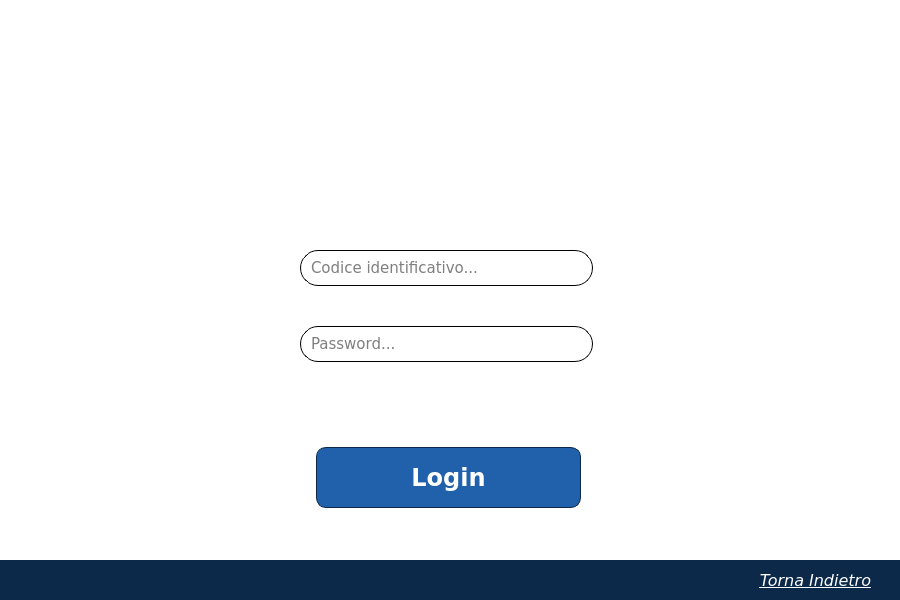
<?xml version="1.0" encoding="UTF-8"?>
<ui version="4.0">
 <class>loginPersonaleMedico</class>
 <widget class="QWidget" name="loginPersonaleMedico">
  <property name="geometry">
   <rect>
    <x>0</x>
    <y>0</y>
    <width>900</width>
    <height>600</height>
   </rect>
  </property>
  <property name="minimumSize">
   <size>
    <width>900</width>
    <height>600</height>
   </size>
  </property>
  <property name="maximumSize">
   <size>
    <width>900</width>
    <height>600</height>
   </size>
  </property>
  <property name="palette">
   <palette>
    <active>
     <colorrole role="Base">
      <brush brushstyle="SolidPattern">
       <color alpha="255">
        <red>255</red>
        <green>255</green>
        <blue>255</blue>
       </color>
      </brush>
     </colorrole>
     <colorrole role="Window">
      <brush brushstyle="SolidPattern">
       <color alpha="255">
        <red>255</red>
        <green>255</green>
        <blue>255</blue>
       </color>
      </brush>
     </colorrole>
    </active>
    <inactive>
     <colorrole role="Base">
      <brush brushstyle="SolidPattern">
       <color alpha="255">
        <red>255</red>
        <green>255</green>
        <blue>255</blue>
       </color>
      </brush>
     </colorrole>
     <colorrole role="Window">
      <brush brushstyle="SolidPattern">
       <color alpha="255">
        <red>255</red>
        <green>255</green>
        <blue>255</blue>
       </color>
      </brush>
     </colorrole>
    </inactive>
    <disabled>
     <colorrole role="Base">
      <brush brushstyle="SolidPattern">
       <color alpha="255">
        <red>255</red>
        <green>255</green>
        <blue>255</blue>
       </color>
      </brush>
     </colorrole>
     <colorrole role="Window">
      <brush brushstyle="SolidPattern">
       <color alpha="255">
        <red>255</red>
        <green>255</green>
        <blue>255</blue>
       </color>
      </brush>
     </colorrole>
    </disabled>
   </palette>
  </property>
  <property name="font">
   <font>
    <family>Verdana</family>
    <pointsize>12</pointsize>
    <weight>75</weight>
    <bold>true</bold>
   </font>
  </property>
  <property name="mouseTracking">
   <bool>false</bool>
  </property>
  <property name="windowTitle">
   <string>Clinica Casa Alfredo</string>
  </property>
  <property name="windowIcon">
   <iconset>
    <normaloff>Immagini/logo_casa_alfredo.png</normaloff>Immagini/logo_casa_alfredo.png</iconset>
  </property>
  <widget class="QLabel" name="logo">
   <property name="geometry">
    <rect>
     <x>60</x>
     <y>30</y>
     <width>141</width>
     <height>161</height>
    </rect>
   </property>
   <property name="text">
    <string/>
   </property>
   <property name="pixmap">
    <pixmap>Immagini/logo_casa_alfredo.png</pixmap>
   </property>
   <property name="scaledContents">
    <bool>true</bool>
   </property>
  </widget>
  <widget class="QLabel" name="titolo">
   <property name="geometry">
    <rect>
     <x>200</x>
     <y>50</y>
     <width>641</width>
     <height>131</height>
    </rect>
   </property>
   <property name="text">
    <string/>
   </property>
   <property name="pixmap">
    <pixmap>Immagini/titolo_casa_alfredo.png</pixmap>
   </property>
   <property name="scaledContents">
    <bool>true</bool>
   </property>
  </widget>
  <widget class="QPushButton" name="login_button">
   <property name="geometry">
    <rect>
     <x>316</x>
     <y>447</y>
     <width>265</width>
     <height>61</height>
    </rect>
   </property>
   <property name="palette">
    <palette>
     <active>
      <colorrole role="WindowText">
       <brush brushstyle="SolidPattern">
        <color alpha="255">
         <red>255</red>
         <green>255</green>
         <blue>255</blue>
        </color>
       </brush>
      </colorrole>
      <colorrole role="Button">
       <brush brushstyle="SolidPattern">
        <color alpha="255">
         <red>33</red>
         <green>97</green>
         <blue>171</blue>
        </color>
       </brush>
      </colorrole>
      <colorrole role="Text">
       <brush brushstyle="SolidPattern">
        <color alpha="255">
         <red>255</red>
         <green>255</green>
         <blue>255</blue>
        </color>
       </brush>
      </colorrole>
      <colorrole role="ButtonText">
       <brush brushstyle="SolidPattern">
        <color alpha="255">
         <red>255</red>
         <green>255</green>
         <blue>255</blue>
        </color>
       </brush>
      </colorrole>
      <colorrole role="Base">
       <brush brushstyle="SolidPattern">
        <color alpha="255">
         <red>33</red>
         <green>97</green>
         <blue>171</blue>
        </color>
       </brush>
      </colorrole>
      <colorrole role="Window">
       <brush brushstyle="SolidPattern">
        <color alpha="255">
         <red>33</red>
         <green>97</green>
         <blue>171</blue>
        </color>
       </brush>
      </colorrole>
     </active>
     <inactive>
      <colorrole role="WindowText">
       <brush brushstyle="SolidPattern">
        <color alpha="255">
         <red>255</red>
         <green>255</green>
         <blue>255</blue>
        </color>
       </brush>
      </colorrole>
      <colorrole role="Button">
       <brush brushstyle="SolidPattern">
        <color alpha="255">
         <red>33</red>
         <green>97</green>
         <blue>171</blue>
        </color>
       </brush>
      </colorrole>
      <colorrole role="Text">
       <brush brushstyle="SolidPattern">
        <color alpha="255">
         <red>255</red>
         <green>255</green>
         <blue>255</blue>
        </color>
       </brush>
      </colorrole>
      <colorrole role="ButtonText">
       <brush brushstyle="SolidPattern">
        <color alpha="255">
         <red>255</red>
         <green>255</green>
         <blue>255</blue>
        </color>
       </brush>
      </colorrole>
      <colorrole role="Base">
       <brush brushstyle="SolidPattern">
        <color alpha="255">
         <red>33</red>
         <green>97</green>
         <blue>171</blue>
        </color>
       </brush>
      </colorrole>
      <colorrole role="Window">
       <brush brushstyle="SolidPattern">
        <color alpha="255">
         <red>33</red>
         <green>97</green>
         <blue>171</blue>
        </color>
       </brush>
      </colorrole>
     </inactive>
     <disabled>
      <colorrole role="WindowText">
       <brush brushstyle="SolidPattern">
        <color alpha="255">
         <red>255</red>
         <green>255</green>
         <blue>255</blue>
        </color>
       </brush>
      </colorrole>
      <colorrole role="Button">
       <brush brushstyle="SolidPattern">
        <color alpha="255">
         <red>33</red>
         <green>97</green>
         <blue>171</blue>
        </color>
       </brush>
      </colorrole>
      <colorrole role="Text">
       <brush brushstyle="SolidPattern">
        <color alpha="255">
         <red>255</red>
         <green>255</green>
         <blue>255</blue>
        </color>
       </brush>
      </colorrole>
      <colorrole role="ButtonText">
       <brush brushstyle="SolidPattern">
        <color alpha="255">
         <red>255</red>
         <green>255</green>
         <blue>255</blue>
        </color>
       </brush>
      </colorrole>
      <colorrole role="Base">
       <brush brushstyle="SolidPattern">
        <color alpha="255">
         <red>33</red>
         <green>97</green>
         <blue>171</blue>
        </color>
       </brush>
      </colorrole>
      <colorrole role="Window">
       <brush brushstyle="SolidPattern">
        <color alpha="255">
         <red>33</red>
         <green>97</green>
         <blue>171</blue>
        </color>
       </brush>
      </colorrole>
     </disabled>
    </palette>
   </property>
   <property name="font">
    <font>
     <pointsize>18</pointsize>
     <weight>75</weight>
     <bold>true</bold>
    </font>
   </property>
   <property name="cursor">
    <cursorShape>PointingHandCursor</cursorShape>
   </property>
   <property name="styleSheet">
    <string notr="true">QPushButton#login_button {
background-color: rgb(33, 97, 171);
border: 1px solid;
border-color: rgb(13, 41, 73);
border-radius: 10px;
color: rgb(255, 255, 255);
}
QPushButton#login_button:pressed {
background-color: rgb(13, 41, 73);
border-color: rgb(33, 97, 171);
color: rgb(200, 200, 200);
}</string>
   </property>
   <property name="text">
    <string>Login</string>
   </property>
  </widget>
  <widget class="QPushButton" name="torna_indietro">
   <property name="geometry">
    <rect>
     <x>730</x>
     <y>565</y>
     <width>171</width>
     <height>31</height>
    </rect>
   </property>
   <property name="palette">
    <palette>
     <active>
      <colorrole role="WindowText">
       <brush brushstyle="SolidPattern">
        <color alpha="255">
         <red>255</red>
         <green>255</green>
         <blue>255</blue>
        </color>
       </brush>
      </colorrole>
      <colorrole role="Button">
       <brush brushstyle="SolidPattern">
        <color alpha="255">
         <red>255</red>
         <green>255</green>
         <blue>255</blue>
        </color>
       </brush>
      </colorrole>
      <colorrole role="Text">
       <brush brushstyle="SolidPattern">
        <color alpha="255">
         <red>255</red>
         <green>255</green>
         <blue>255</blue>
        </color>
       </brush>
      </colorrole>
      <colorrole role="ButtonText">
       <brush brushstyle="SolidPattern">
        <color alpha="255">
         <red>255</red>
         <green>255</green>
         <blue>255</blue>
        </color>
       </brush>
      </colorrole>
      <colorrole role="Base">
       <brush brushstyle="SolidPattern">
        <color alpha="255">
         <red>255</red>
         <green>255</green>
         <blue>255</blue>
        </color>
       </brush>
      </colorrole>
      <colorrole role="Window">
       <brush brushstyle="SolidPattern">
        <color alpha="255">
         <red>255</red>
         <green>255</green>
         <blue>255</blue>
        </color>
       </brush>
      </colorrole>
     </active>
     <inactive>
      <colorrole role="WindowText">
       <brush brushstyle="SolidPattern">
        <color alpha="255">
         <red>255</red>
         <green>255</green>
         <blue>255</blue>
        </color>
       </brush>
      </colorrole>
      <colorrole role="Button">
       <brush brushstyle="SolidPattern">
        <color alpha="255">
         <red>255</red>
         <green>255</green>
         <blue>255</blue>
        </color>
       </brush>
      </colorrole>
      <colorrole role="Text">
       <brush brushstyle="SolidPattern">
        <color alpha="255">
         <red>255</red>
         <green>255</green>
         <blue>255</blue>
        </color>
       </brush>
      </colorrole>
      <colorrole role="ButtonText">
       <brush brushstyle="SolidPattern">
        <color alpha="255">
         <red>255</red>
         <green>255</green>
         <blue>255</blue>
        </color>
       </brush>
      </colorrole>
      <colorrole role="Base">
       <brush brushstyle="SolidPattern">
        <color alpha="255">
         <red>255</red>
         <green>255</green>
         <blue>255</blue>
        </color>
       </brush>
      </colorrole>
      <colorrole role="Window">
       <brush brushstyle="SolidPattern">
        <color alpha="255">
         <red>255</red>
         <green>255</green>
         <blue>255</blue>
        </color>
       </brush>
      </colorrole>
     </inactive>
     <disabled>
      <colorrole role="WindowText">
       <brush brushstyle="SolidPattern">
        <color alpha="255">
         <red>255</red>
         <green>255</green>
         <blue>255</blue>
        </color>
       </brush>
      </colorrole>
      <colorrole role="Button">
       <brush brushstyle="SolidPattern">
        <color alpha="255">
         <red>255</red>
         <green>255</green>
         <blue>255</blue>
        </color>
       </brush>
      </colorrole>
      <colorrole role="Text">
       <brush brushstyle="SolidPattern">
        <color alpha="255">
         <red>255</red>
         <green>255</green>
         <blue>255</blue>
        </color>
       </brush>
      </colorrole>
      <colorrole role="ButtonText">
       <brush brushstyle="SolidPattern">
        <color alpha="255">
         <red>255</red>
         <green>255</green>
         <blue>255</blue>
        </color>
       </brush>
      </colorrole>
      <colorrole role="Base">
       <brush brushstyle="SolidPattern">
        <color alpha="255">
         <red>255</red>
         <green>255</green>
         <blue>255</blue>
        </color>
       </brush>
      </colorrole>
      <colorrole role="Window">
       <brush brushstyle="SolidPattern">
        <color alpha="255">
         <red>255</red>
         <green>255</green>
         <blue>255</blue>
        </color>
       </brush>
      </colorrole>
     </disabled>
    </palette>
   </property>
   <property name="font">
    <font>
     <pointsize>12</pointsize>
     <weight>50</weight>
     <italic>true</italic>
     <bold>false</bold>
     <underline>true</underline>
    </font>
   </property>
   <property name="cursor">
    <cursorShape>PointingHandCursor</cursorShape>
   </property>
   <property name="styleSheet">
    <string notr="true">QPushButton#torna_indietro {
color: rgb(255, 255, 255);
}

QPushButton#torna_indietro:pressed {
background-color: rgb(0, 0, 0, 0);
color: rgb(200, 200, 200);
}</string>
   </property>
   <property name="text">
    <string>Torna Indietro</string>
   </property>
   <property name="flat">
    <bool>true</bool>
   </property>
  </widget>
  <widget class="QLabel" name="banner">
   <property name="geometry">
    <rect>
     <x>0</x>
     <y>560</y>
     <width>901</width>
     <height>41</height>
    </rect>
   </property>
   <property name="styleSheet">
    <string notr="true">background-color: rgb(13, 41, 73);</string>
   </property>
   <property name="text">
    <string/>
   </property>
  </widget>
  <widget class="QLineEdit" name="codice_identificativo">
   <property name="geometry">
    <rect>
     <x>300</x>
     <y>250</y>
     <width>293</width>
     <height>36</height>
    </rect>
   </property>
   <property name="font">
    <font>
     <family>Verdana</family>
     <pointsize>11</pointsize>
     <weight>50</weight>
     <bold>false</bold>
    </font>
   </property>
   <property name="styleSheet">
    <string notr="true">QLineEdit#codice_identificativo{
border: 1px solid;
border-radius: 18px;
padding-left: 8px;
padding-right: 8px;
}</string>
   </property>
   <property name="placeholderText">
    <string>Codice identificativo...</string>
   </property>
  </widget>
  <widget class="QLineEdit" name="password">
   <property name="geometry">
    <rect>
     <x>300</x>
     <y>326</y>
     <width>293</width>
     <height>36</height>
    </rect>
   </property>
   <property name="font">
    <font>
     <family>Verdana</family>
     <pointsize>11</pointsize>
     <weight>50</weight>
     <bold>false</bold>
    </font>
   </property>
   <property name="styleSheet">
    <string notr="true">QLineEdit#password {
border: 1px solid;
border-radius: 18px;
padding-left: 8px;
padding-right: 8px;
}</string>
   </property>
   <property name="echoMode">
    <enum>QLineEdit::Password</enum>
   </property>
   <property name="placeholderText">
    <string>Password...</string>
   </property>
  </widget>
  <widget class="QPushButton" name="occhiello_button">
   <property name="geometry">
    <rect>
     <x>600</x>
     <y>325</y>
     <width>40</width>
     <height>40</height>
    </rect>
   </property>
   <property name="styleSheet">
    <string notr="true">QPushButton#occhiello_button:pressed {
background-color: rgb(0, 0, 0, 0);
}</string>
   </property>
   <property name="text">
    <string/>
   </property>
   <property name="icon">
    <iconset>
     <normaloff>Immagini/occhiello_barrato_password.png</normaloff>Immagini/occhiello_barrato_password.png</iconset>
   </property>
   <property name="iconSize">
    <size>
     <width>30</width>
     <height>30</height>
    </size>
   </property>
   <property name="flat">
    <bool>true</bool>
   </property>
  </widget>
  <zorder>logo</zorder>
  <zorder>titolo</zorder>
  <zorder>login_button</zorder>
  <zorder>banner</zorder>
  <zorder>torna_indietro</zorder>
  <zorder>codice_identificativo</zorder>
  <zorder>password</zorder>
  <zorder>occhiello_button</zorder>
 </widget>
 <resources/>
 <connections/>
</ui>
